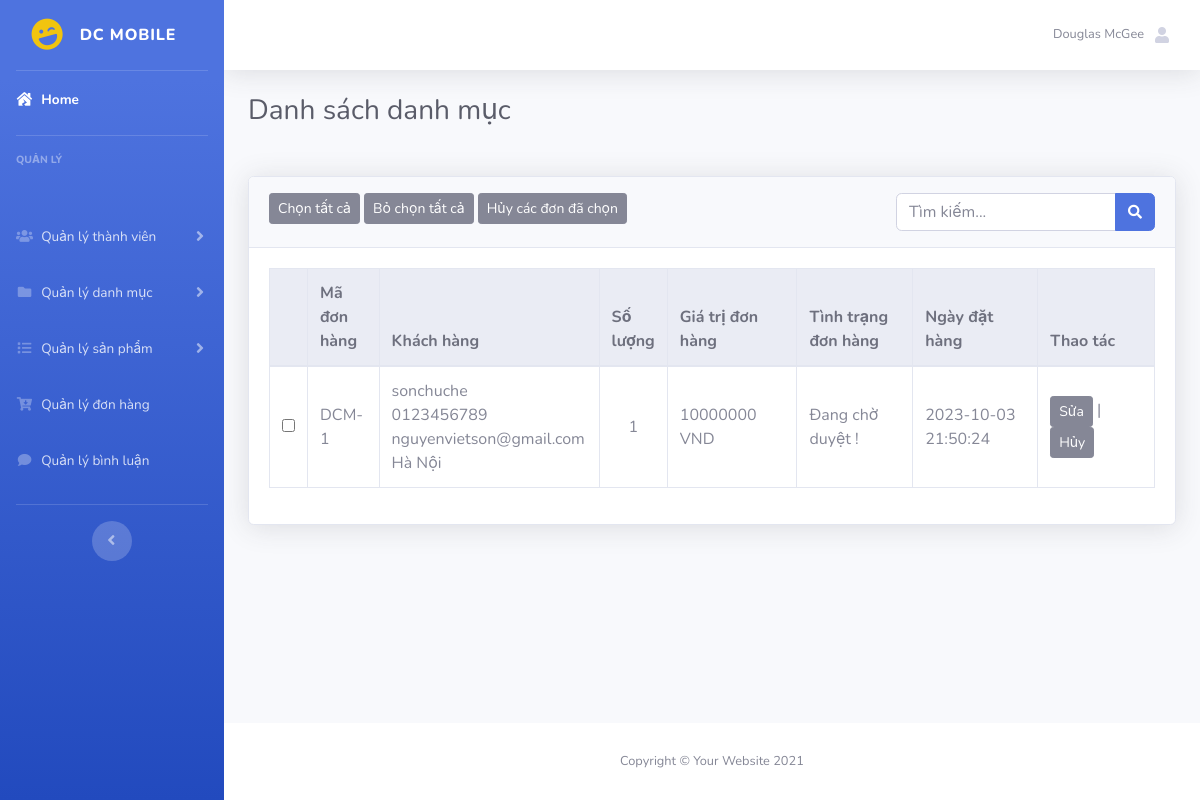
The page /admin/index.php?act=listdh on the database as committed earlier.
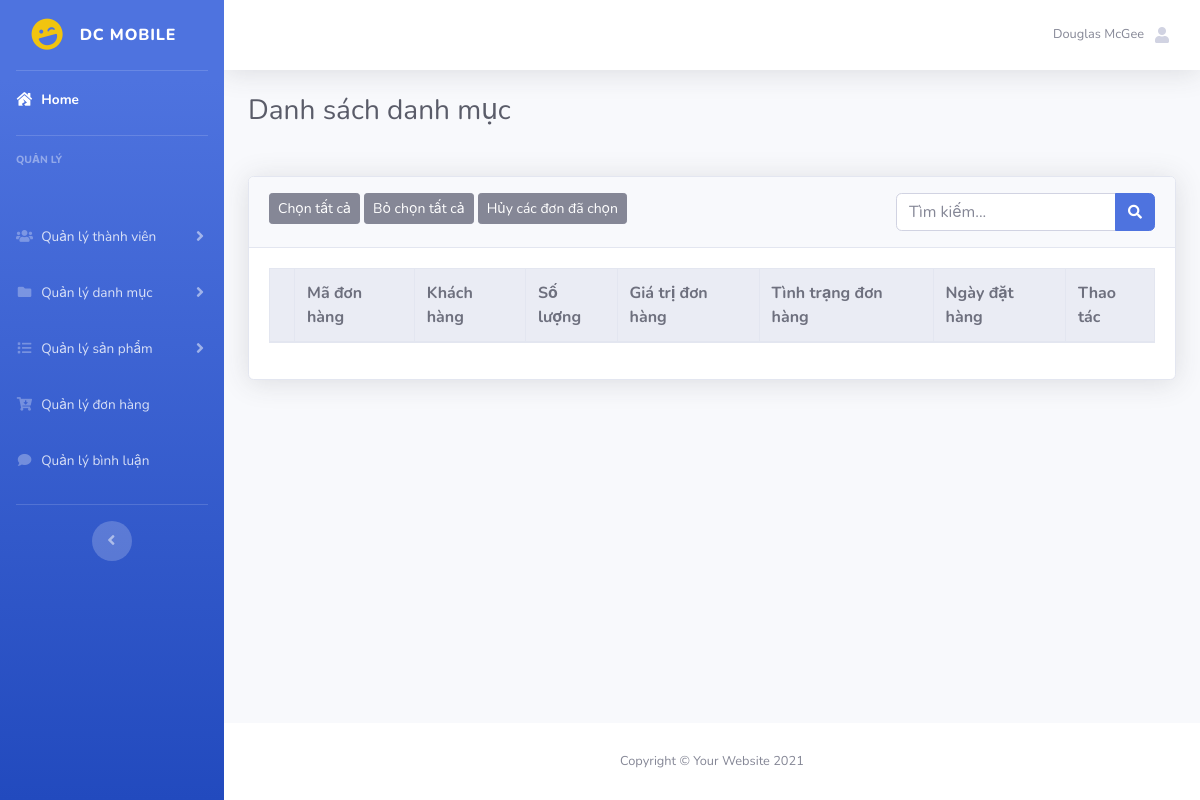
The same page on the database as committed later.
### tables this page shows
CREATE TABLE `donhang` (
  `id` int(5) NOT NULL,
  `idtaikhoan` int(5) NOT NULL,
  `hovaten` varchar(255) NOT NULL,
  `diachi` varchar(255) NOT NULL,
  `sodienthoai` varchar(255) NOT NULL,
  `email` varchar(255) NOT NULL,
  `phuongthuctt` tinyint(1) NOT NULL DEFAULT 0 COMMENT '0. thanh toán trực tiếp 1. Chuyển khoản ',
  `ngaydathang` varchar(50) DEFAULT NULL,
  `tongtien` int(10) NOT NULL DEFAULT 0,
  `trangthai` tinyint(1) NOT NULL DEFAULT 0 COMMENT '0. Đang chờ duyệt 1. Đã duyệt',
  `tennguoinhan` varchar(50) DEFAULT NULL,
  `diachinhan` varchar(255) DEFAULT NULL,
  `sodienthoainhan` varchar(50) DEFAULT NULL
);

CREATE TABLE `taikhoan` (
  `id` int(5) NOT NULL,
  `hovaten` varchar(50) DEFAULT NULL,
  `tendangnhap` varchar(50) NOT NULL,
  `matkhau` varchar(50) NOT NULL,
  `email` varchar(255) NOT NULL,
  `sodienthoai` varchar(20) DEFAULT NULL,
  `diachi` varchar(255) DEFAULT NULL,
  `role` tinyint(5) NOT NULL DEFAULT 0
);

### model/pdo.php (called while the page is built, shortened)
<?php
function pdo_get_connection(){
    $servername = "localhost";
    $username = "root";
    $password = "";
    try {
        $conn = new PDO("mysql:host=$servername;dbname=du_an_1", $username, $password);
        $conn->setAttribute(PDO::ATTR_ERRMODE, PDO::ERRMODE_EXCEPTION);
        return $conn;
    } catch(PDOException $e) {
        echo "Connection failed: " . $e->getMessage();
    }
}
function pdo_query($sql){
    $sql_args=array_slice(func_get_args(),1);
    try{
        $conn=pdo_get_connection();
        $stmt=$conn->prepare($sql);
        $stmt->execute($sql_args);
        $rows=$stmt->fetchAll();
        return $rows;
    }
    catch(PDOException $e){
        throw $e;
    }
    finally{
        unset($conn);
    }
}
?>

### model/donhang.php (called while the page is built, shortened)
<?php
    function load_all_dh($kyw){
        $query="SELECT donhang.*, taikhoan.tendangnhap FROM donhang INNER JOIN taikhoan ON donhang.idtaikhoan=taikhoan.id WHERE 1";
        $query .=" ORDER BY id asc";
        return pdo_query($query);
    }
?>

### admin/donhang/list.php (the view, shortened to what the changed rows need)
<div class="container-fluid">
                   <h1 class="h3 mb-2 text-gray-800 mb-5">Danh sách danh mục</h1>
                   <div class="card shadow mb-4">
                       <div class="card-body">
                           <div class="table-responsive">
                               <table class="table table-bordered" width="100%" cellspacing="0">
                                   <thead class="thead-light">
                                       <tr>
                                           <th></th>
                                           <th>Mã đơn hàng</th>
                                           <th>Khách hàng</th>
                                           <th>Số lượng</th>
                                           <th>Giá trị đơn hàng</th>
                                           <th>Tình trạng đơn hàng</th>
                                           <th>Ngày đặt hàng</th>
                                           <th>Thao tác</th>
                                       </tr>
                                   </thead>
                                   <tbody>
                                       <?php
                                       foreach ($listdh as $dh) {
                                           extract($dh);
                                           if($trangthai==0) $trangthai="Đang chờ duyệt !";
                                           else $trangthai="Đã duyệt đơn !";
                                           echo '<tr>
                                                   <td class="text-center align-middle"><input type="checkbox" name="select" id=""></td>
                                                   <td class="col-1 align-middle">DCM-'.$id.'</td>
                                                   <td class="col-3 align-middle">
                                                       '.$tendangnhap.' <br>
                                                       '.$sodienthoai.' <br>
                                                       '.$email.' <br>
                                                       '.$diachi.'
                                                   </td>
                                                   <td class="text-center align-middle">1</td>
                                                   <td  class="col-2 align-middle">'.$tongtien.' VND</td>
                                                   <td  class="col-2 align-middle">'.$trangthai.'</td>
                                                   <td class="col-2 align-middle">'.$ngaydathang.'</td>
                                                   <td class="col-2 align-middle"><a href="?act=suadh&id='.$id.'"><button class="btn btn-secondary btn-sm">Sửa</button></a> |
                                                       <a href="?act=xoadh&id='.$id.'"><button class="btn btn-secondary btn-sm">Hủy</button></a></td>
                                               </tr>';
                                       }
                                       ?>
                                   </tbody>
                               </table>
                           </div>
                       </div>
                   </div>
               </div>

Rows that differ between the two databases and show on the page:
removed donhang: id "1", idtaikhoan.tendangnhap "sonchuche", sodienthoai "0123456789", email "nguyenvietson@gmail.com", diachi "Hà Nội", tongtien "10000000", trangthai "Đang chờ duyệt !", ngaydathang "2023-10-03 21:50:24"
